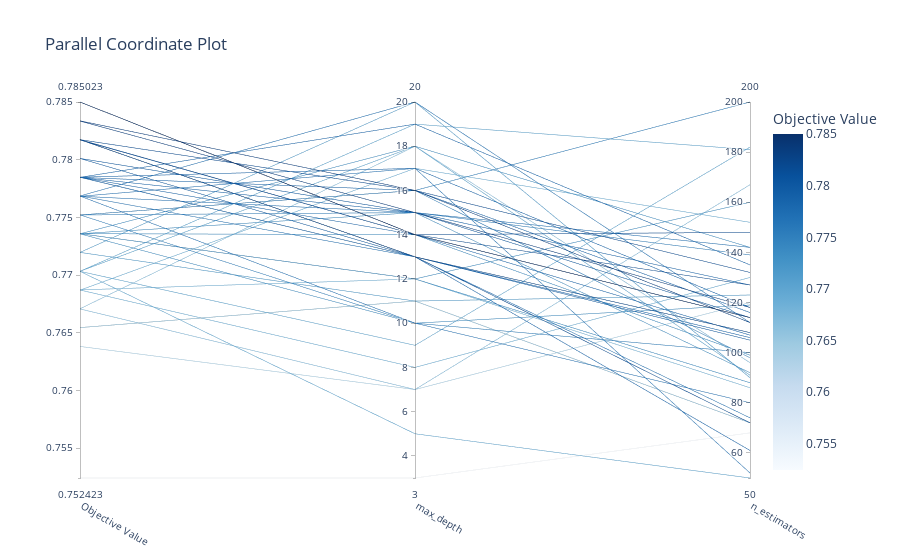

Notebook code cell kept with this figure:
### Code cell
plot_parallel_coordinate(study).show()
